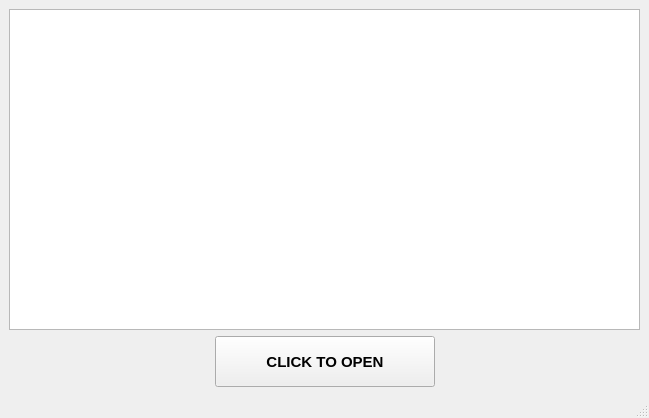
<?xml version="1.0" encoding="UTF-8"?>
<ui version="4.0">
 <class>MainWindow</class>
 <widget class="QMainWindow" name="MainWindow">
  <property name="geometry">
   <rect>
    <x>0</x>
    <y>0</y>
    <width>649</width>
    <height>418</height>
   </rect>
  </property>
  <property name="windowTitle">
   <string>Fantasy Cricket League</string>
  </property>
  <widget class="QWidget" name="centralwidget">
   <layout class="QVBoxLayout" name="verticalLayout">
    <item>
     <widget class="QTextEdit" name="textEdit">
      <property name="sizePolicy">
       <sizepolicy hsizetype="Fixed" vsizetype="Fixed">
        <horstretch>0</horstretch>
        <verstretch>0</verstretch>
       </sizepolicy>
      </property>
      <property name="minimumSize">
       <size>
        <width>631</width>
        <height>321</height>
       </size>
      </property>
      <property name="maximumSize">
       <size>
        <width>700</width>
        <height>400</height>
       </size>
      </property>
      <property name="readOnly">
       <bool>true</bool>
      </property>
      <property name="html">
       <string>&lt;!DOCTYPE HTML PUBLIC &quot;-//W3C//DTD HTML 4.0//EN&quot; &quot;http://www.w3.org/TR/REC-html40/strict.dtd&quot;&gt;
&lt;html&gt;&lt;head&gt;&lt;meta name=&quot;qrichtext&quot; content=&quot;1&quot; /&gt;&lt;style type=&quot;text/css&quot;&gt;
p, li { white-space: pre-wrap; }
&lt;/style&gt;&lt;/head&gt;&lt;body style=&quot; font-family:'MS Shell Dlg 2'; font-size:8.25pt; font-weight:400; font-style:normal;&quot;&gt;
&lt;p style=&quot; margin-top:0px; margin-bottom:0px; margin-left:0px; margin-right:0px; -qt-block-indent:0; text-indent:0px;&quot;&gt;&lt;img src=&quot;:/image/fcl1.jpg&quot; /&gt;&lt;/p&gt;&lt;/body&gt;&lt;/html&gt;</string>
      </property>
     </widget>
    </item>
    <item>
     <layout class="QHBoxLayout" name="horizontalLayout">
      <item>
       <spacer name="horizontalSpacer">
        <property name="orientation">
         <enum>Qt::Horizontal</enum>
        </property>
        <property name="sizeHint" stdset="0">
         <size>
          <width>148</width>
          <height>20</height>
         </size>
        </property>
       </spacer>
      </item>
      <item>
       <widget class="QPushButton" name="b1">
        <property name="sizePolicy">
         <sizepolicy hsizetype="Fixed" vsizetype="Fixed">
          <horstretch>0</horstretch>
          <verstretch>0</verstretch>
         </sizepolicy>
        </property>
        <property name="minimumSize">
         <size>
          <width>220</width>
          <height>51</height>
         </size>
        </property>
        <property name="font">
         <font>
          <pointsize>11</pointsize>
          <weight>75</weight>
          <bold>true</bold>
         </font>
        </property>
        <property name="text">
         <string>CLICK TO OPEN</string>
        </property>
       </widget>
      </item>
      <item>
       <spacer name="horizontalSpacer_2">
        <property name="orientation">
         <enum>Qt::Horizontal</enum>
        </property>
        <property name="sizeHint" stdset="0">
         <size>
          <width>138</width>
          <height>20</height>
         </size>
        </property>
       </spacer>
      </item>
     </layout>
    </item>
   </layout>
  </widget>
  <widget class="QStatusBar" name="statusbar"/>
 </widget>
 <resources>
  <include location="image.qrc"/>
 </resources>
 <connections/>
</ui>
